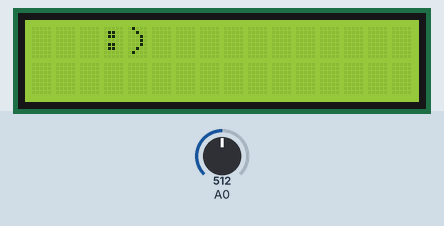
A sketch run on a simulated Arduino Uno, built with avr-gcc and run on an emulated ATmega328P. Parts: 16×2 character LCD. Inputs (shaded band) come from the test bench; at power-on: A0 = 512.

Above: at 3.4 s.
At 5.5 s:
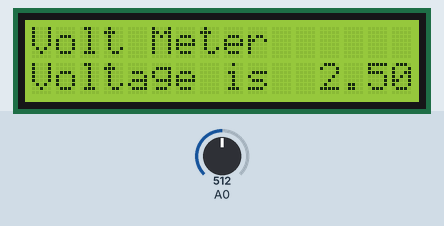
5.6 s: A0 set to 716
At 7.8 s:
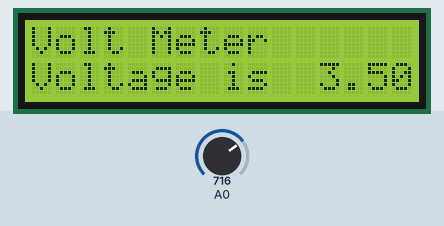
8.1 s: A0 set to 900
At 9.8 s:
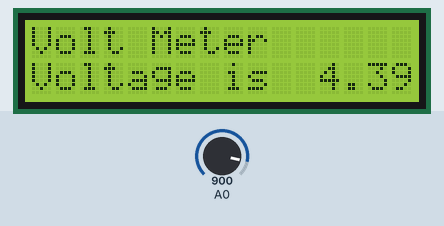
10.4 s: A0 set to 1023
At 11.7 s:
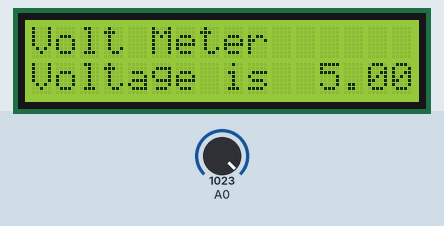
Timing chart, 0 to 13.4 s (numbered marks = the images above; inputs shaded):
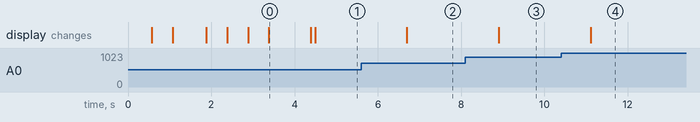

The sketch:

ARDUINO_VOLTMETER.ino
```cpp
// Author :  Goutham S
// Github : https://github.com/Gouthamexe
// Time = 9:12:2023 DD:MM:YYYY


#include<LiquidCrystal.h>

LiquidCrystal lcd(7, 6, 8, 9, 10, 11);
float vol=0;
int input=0;
void setup(){

lcd.begin(16, 2);

lcd.print("S3 EEE ");

delay(500);
lcd.clear();
lcd.print("Mini Project");
delay(500);


lcd.clear();
lcd.print("By Goutham S");


delay(800);
lcd.clear();
lcd.print("Jyothika");


delay(500);
lcd.clear();
lcd.print("Dhanupriya");


delay(500);
lcd.clear();
lcd.print("Josmi Thresya");


delay(500);

lcd.clear();

lcd.print("   :)  ");
delay(1000);
lcd.clear();
lcd.print("Volt Meter");
pinMode(A0, INPUT);
  Serial.begin(9600);

}

void loop()

{

  input = analogRead(A0);
 vol = (input * 5.0) / 1024.0;
lcd.setCursor(0,1);

lcd.print("Voltage is  ");
  delay(100);
  lcd.print(vol);

  delay(1000);


}
```

Measured:
- after the input at 5.6 s, the display: changes after 1.1 s (image 2)
- after the input at 8.1 s, the display: changes after 0.80 s (image 3)
- after the input at 10.4 s, the display: changes after 0.71 s (image 4)
- what the display in image 0 shows lasts 1.0 s, from 3.4 s to 4.4 s
